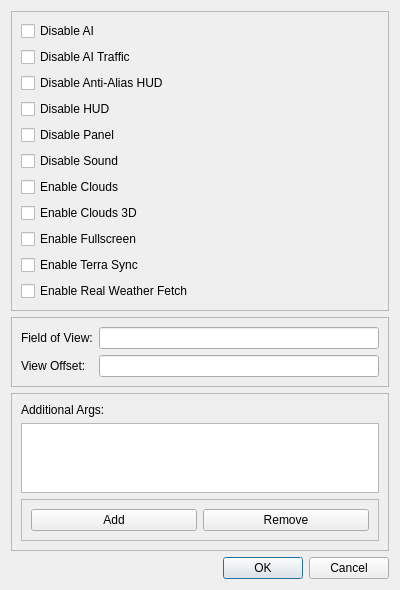
<?xml version="1.0" encoding="UTF-8"?>
<ui version="4.0">
 <class>CustomSettingsDialog</class>
 <widget class="QDialog" name="CustomSettingsDialog">
  <property name="geometry">
   <rect>
    <x>0</x>
    <y>0</y>
    <width>400</width>
    <height>564</height>
   </rect>
  </property>
  <property name="windowTitle">
   <string>Agent Custom Settings</string>
  </property>
  <layout class="QVBoxLayout" name="verticalLayout">
   <item>
    <widget class="QFrame" name="frame">
     <property name="frameShape">
      <enum>QFrame::StyledPanel</enum>
     </property>
     <property name="frameShadow">
      <enum>QFrame::Raised</enum>
     </property>
     <layout class="QVBoxLayout" name="verticalLayout_2">
      <item>
       <widget class="QCheckBox" name="cbDisableAI">
        <property name="text">
         <string>Disable AI</string>
        </property>
       </widget>
      </item>
      <item>
       <widget class="QCheckBox" name="cbDisableAITraffic">
        <property name="text">
         <string>Disable AI Traffic</string>
        </property>
       </widget>
      </item>
      <item>
       <widget class="QCheckBox" name="cbDisableAntiAliasHUD">
        <property name="text">
         <string>Disable Anti-Alias HUD</string>
        </property>
       </widget>
      </item>
      <item>
       <widget class="QCheckBox" name="cbDisableHUD">
        <property name="text">
         <string>Disable HUD</string>
        </property>
       </widget>
      </item>
      <item>
       <widget class="QCheckBox" name="cbDisablePanel">
        <property name="text">
         <string>Disable Panel</string>
        </property>
       </widget>
      </item>
      <item>
       <widget class="QCheckBox" name="cbDisableSound">
        <property name="text">
         <string>Disable Sound</string>
        </property>
       </widget>
      </item>
      <item>
       <widget class="QCheckBox" name="cbEnableClouds">
        <property name="text">
         <string>Enable Clouds</string>
        </property>
       </widget>
      </item>
      <item>
       <widget class="QCheckBox" name="cbEnableClouds3D">
        <property name="text">
         <string>Enable Clouds 3D</string>
        </property>
       </widget>
      </item>
      <item>
       <widget class="QCheckBox" name="cbEnableFullscreen">
        <property name="text">
         <string>Enable Fullscreen</string>
        </property>
       </widget>
      </item>
      <item>
       <widget class="QCheckBox" name="cbEnableTerraSync">
        <property name="text">
         <string>Enable Terra Sync</string>
        </property>
       </widget>
      </item>
      <item>
       <widget class="QCheckBox" name="cbEnableRealWeatherFetch">
        <property name="text">
         <string>Enable Real Weather Fetch</string>
        </property>
       </widget>
      </item>
     </layout>
    </widget>
   </item>
   <item>
    <widget class="QFrame" name="frame_2">
     <property name="frameShape">
      <enum>QFrame::StyledPanel</enum>
     </property>
     <property name="frameShadow">
      <enum>QFrame::Raised</enum>
     </property>
     <layout class="QFormLayout" name="formLayout">
      <item row="0" column="0">
       <widget class="QLabel" name="label">
        <property name="text">
         <string>Field of View:</string>
        </property>
       </widget>
      </item>
      <item row="0" column="1">
       <widget class="QLineEdit" name="leFOV"/>
      </item>
      <item row="1" column="0">
       <widget class="QLabel" name="label_2">
        <property name="text">
         <string>View Offset:</string>
        </property>
       </widget>
      </item>
      <item row="1" column="1">
       <widget class="QLineEdit" name="leViewOffset">
        <property name="toolTip">
         <string>Specify the default forward view direction in degrees. Increments of 50-60 degrees are suggested.</string>
        </property>
        <property name="placeholderText">
         <string/>
        </property>
       </widget>
      </item>
     </layout>
    </widget>
   </item>
   <item>
    <widget class="QFrame" name="frame_3">
     <property name="frameShape">
      <enum>QFrame::StyledPanel</enum>
     </property>
     <property name="frameShadow">
      <enum>QFrame::Raised</enum>
     </property>
     <layout class="QVBoxLayout" name="verticalLayout_3">
      <item>
       <widget class="QLabel" name="label_3">
        <property name="text">
         <string>Additional Args:</string>
        </property>
       </widget>
      </item>
      <item>
       <widget class="QListWidget" name="lwAdditionalArgs"/>
      </item>
      <item>
       <widget class="QFrame" name="frame_4">
        <property name="frameShape">
         <enum>QFrame::StyledPanel</enum>
        </property>
        <property name="frameShadow">
         <enum>QFrame::Raised</enum>
        </property>
        <layout class="QHBoxLayout" name="horizontalLayout">
         <item>
          <widget class="QPushButton" name="pbAddCustomArg">
           <property name="text">
            <string>Add</string>
           </property>
          </widget>
         </item>
         <item>
          <widget class="QPushButton" name="pbRemoveCustomArg">
           <property name="text">
            <string>Remove</string>
           </property>
          </widget>
         </item>
        </layout>
       </widget>
      </item>
     </layout>
    </widget>
   </item>
   <item>
    <widget class="QDialogButtonBox" name="buttonBox">
     <property name="orientation">
      <enum>Qt::Horizontal</enum>
     </property>
     <property name="standardButtons">
      <set>QDialogButtonBox::Cancel|QDialogButtonBox::Ok</set>
     </property>
    </widget>
   </item>
  </layout>
 </widget>
 <resources/>
 <connections>
  <connection>
   <sender>buttonBox</sender>
   <signal>accepted()</signal>
   <receiver>CustomSettingsDialog</receiver>
   <slot>accept()</slot>
   <hints>
    <hint type="sourcelabel">
     <x>248</x>
     <y>254</y>
    </hint>
    <hint type="destinationlabel">
     <x>157</x>
     <y>274</y>
    </hint>
   </hints>
  </connection>
  <connection>
   <sender>buttonBox</sender>
   <signal>rejected()</signal>
   <receiver>CustomSettingsDialog</receiver>
   <slot>reject()</slot>
   <hints>
    <hint type="sourcelabel">
     <x>316</x>
     <y>260</y>
    </hint>
    <hint type="destinationlabel">
     <x>286</x>
     <y>274</y>
    </hint>
   </hints>
  </connection>
 </connections>
</ui>
